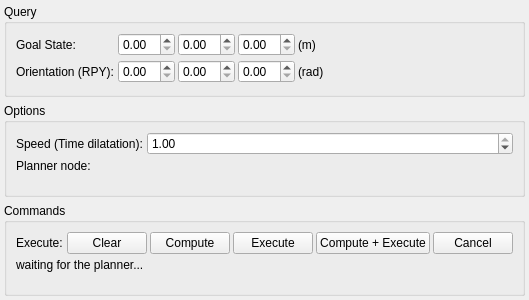
<?xml version="1.0" encoding="UTF-8"?>
<!--
  The Planning tab, against MoveIt's own Planning tab group for group:

    Commands            [&Plan] [&Execute] [Plan && Execute] [&Stop]   [OURS]
    Query               "Planning Group:" "Start State:" "Goal State:"  [OURS]
    Path Constraints    a constraint-profile combo                        [NO EQUIVALENT]
    Options             "Planning Time (s):" "Planning Attempts:"
                        "Velocity Scaling:" "Accel. Scaling:" + 6
                        checkboxes                                        [PARTLY OURS]

  The two deliberate deviations, both because curobo's server has no service
  for them:

  * "Path Constraints" is absent. Path constraints are a profile the planner
    interpolates a Cartesian path against; curobo's TrajectoryGoal has no such
    field, so a combo would select nothing.
  * "Options" keeps ONE of MoveIt's five numbers. Planning Time and Planning
    Attempts are search-budget knobs with no curobo equivalent on the classic
    path, and num_seeds / waypoint_tolerance are REJECTED by the server's
    _validate_planning_options, so exposing them would be a control that
    silently fails. Velocity and Acceleration scaling DO exist, and are the one
    row here ("Speed (Time dilatation)"). The rest of the Options group is
    checkboxes, which a single checkbox already stands in for elsewhere on this
    panel (the Context tab's collision-sphere toggle).

  The "Query" group holds the goal POSE rather than MoveIt's three state
  selectors, because MoveIt edits the goal pose on an interactive marker in the
  3D view, not inline: its "Goal State:" combo picks WHICH state, and the pose
  itself belongs to the MotionPlanningRequest dialog. curobo's panel has no
  marker, so the pose has to be typed here, and a QFormLayout row is the
  cheapest honest place for it. The row label is MoveIt's own "Goal State:".

  The bare triples follow MoveIt's Workspace group, which puts three
  unlabelled spinboxes under "Center (XYZ):" and three under "Size (XYZ):" —
  the components are named in the row label, not repeated per field.
-->
<ui version="4.0">
 <class>PlanningTabForm</class>
 <widget class="QWidget" name="PlanningTabForm">
  <property name="geometry">
   <rect>
    <x>0</x>
    <y>0</y>
    <width>461</width>
    <height>300</height>
   </rect>
  </property>
  <property name="windowTitle">
   <string>Planning</string>
  </property>
  <layout class="QVBoxLayout" name="verticalLayout">
   <property name="leftMargin">
    <number>4</number>
   </property>
   <property name="topMargin">
    <number>4</number>
   </property>
   <property name="rightMargin">
    <number>4</number>
   </property>
   <property name="bottomMargin">
    <number>4</number>
   </property>
   <property name="spacing">
    <number>6</number>
   </property>
   <item>
    <widget class="QGroupBox" name="queryGroupBox">
     <property name="title">
      <string>Query</string>
     </property>
     <layout class="QFormLayout" name="queryFormLayout">
      <property name="horizontalSpacing">
       <number>4</number>
      </property>
      <property name="verticalSpacing">
       <number>4</number>
      </property>
      <property name="fieldGrowthPolicy">
       <enum>QFormLayout::AllNonFixedFieldsGrow</enum>
      </property>
      <item row="0" column="0">
       <widget class="QLabel" name="labelGoalPosition">
        <property name="text">
         <string>Goal State:</string>
        </property>
       </widget>
      </item>
      <item row="0" column="1">
       <layout class="QHBoxLayout" name="goalPositionLayout">
        <property name="spacing">
         <number>3</number>
        </property>
        <item>
         <widget class="QDoubleSpinBox" name="spinBoxPosX">
          <property name="toolTip">
           <string>Goal position X, in the world frame of the planner node</string>
          </property>
         </widget>
        </item>
        <item>
         <widget class="QDoubleSpinBox" name="spinBoxPosY">
          <property name="toolTip">
           <string>Goal position Y, in the world frame of the planner node</string>
          </property>
         </widget>
        </item>
        <item>
         <widget class="QDoubleSpinBox" name="spinBoxPosZ">
          <property name="toolTip">
           <string>Goal position Z, in the world frame of the planner node</string>
          </property>
         </widget>
        </item>
        <item>
         <widget class="QLabel" name="labelGoalPositionUnits">
          <property name="text">
           <string>(m)</string>
          </property>
         </widget>
        </item>
        <item>
         <spacer name="goalPositionSpacer">
          <property name="orientation">
           <enum>Qt::Horizontal</enum>
          </property>
          <property name="sizeHint" stdset="0">
           <size>
            <width>40</width>
            <height>20</height>
           </size>
          </property>
         </spacer>
        </item>
       </layout>
      </item>
      <item row="1" column="0">
       <widget class="QLabel" name="labelGoalOrientation">
        <property name="text">
         <string>Orientation (RPY):</string>
        </property>
       </widget>
      </item>
      <item row="1" column="1">
       <layout class="QHBoxLayout" name="goalOrientationLayout">
        <property name="spacing">
         <number>3</number>
        </property>
        <item>
         <widget class="QDoubleSpinBox" name="spinBoxRoll">
          <property name="toolTip">
           <string>Goal orientation, roll about X, in radians</string>
          </property>
         </widget>
        </item>
        <item>
         <widget class="QDoubleSpinBox" name="spinBoxPitch">
          <property name="toolTip">
           <string>Goal orientation, pitch about Y, in radians</string>
          </property>
         </widget>
        </item>
        <item>
         <widget class="QDoubleSpinBox" name="spinBoxYaw">
          <property name="toolTip">
           <string>Goal orientation, yaw about Z, in radians</string>
          </property>
         </widget>
        </item>
        <item>
         <widget class="QLabel" name="labelGoalOrientationUnits">
          <property name="text">
           <string>(rad)</string>
          </property>
         </widget>
        </item>
        <item>
         <spacer name="goalOrientationSpacer">
          <property name="orientation">
           <enum>Qt::Horizontal</enum>
          </property>
          <property name="sizeHint" stdset="0">
           <size>
            <width>40</width>
            <height>20</height>
           </size>
          </property>
         </spacer>
        </item>
       </layout>
      </item>
     </layout>
    </widget>
   </item>
   <item>
    <widget class="QGroupBox" name="optionsGroupBox">
     <property name="title">
      <string>Options</string>
     </property>
     <layout class="QFormLayout" name="optionsFormLayout">
      <property name="horizontalSpacing">
       <number>4</number>
      </property>
      <property name="verticalSpacing">
       <number>4</number>
      </property>
      <property name="fieldGrowthPolicy">
       <enum>QFormLayout::AllNonFixedFieldsGrow</enum>
      </property>
      <item row="0" column="0">
       <widget class="QLabel" name="labelTimeDilation">
        <property name="text">
         <string>Speed (Time dilatation):</string>
        </property>
       </widget>
      </item>
      <item row="0" column="1">
       <widget class="QDoubleSpinBox" name="doubleSpinBoxTimeDilationFactor">
        <property name="decimals">
         <number>2</number>
        </property>
        <property name="minimum">
         <double>0.000000000000000</double>
        </property>
        <property name="maximum">
         <double>1.000000000000000</double>
        </property>
        <property name="singleStep">
         <double>0.100000000000000</double>
        </property>
        <property name="value">
         <double>1.000000000000000</double>
        </property>
        <property name="toolTip">
         <string>How much slower than real time the generated trajectory is played
at. 1.0 is real time; 0.5 is half speed. Sent as the strategy's
time_dilation_factor.</string>
        </property>
       </widget>
      </item>
      <item row="1" column="0">
       <widget class="QLabel" name="labelPlannerNode">
        <property name="text">
         <string>Planner node:</string>
        </property>
       </widget>
      </item>
      <item row="1" column="1">
       <widget class="QLabel" name="plannerNodeEcho">
        <property name="text">
         <string />
        </property>
       </widget>
      </item>
     </layout>
    </widget>
   </item>
   <item>
    <widget class="QGroupBox" name="commandsGroupBox">
     <property name="title">
      <string>Commands</string>
     </property>
     <layout class="QFormLayout" name="commandsFormLayout">
      <property name="horizontalSpacing">
       <number>4</number>
      </property>
      <property name="verticalSpacing">
       <number>4</number>
      </property>
      <property name="fieldGrowthPolicy">
       <enum>QFormLayout::AllNonFixedFieldsGrow</enum>
      </property>
      <item row="0" column="0">
       <widget class="QLabel" name="labelExecute">
        <property name="text">
         <string>Execute:</string>
        </property>
       </widget>
      </item>
      <item row="0" column="1">
       <layout class="QHBoxLayout" name="executeButtonLayout">
        <property name="spacing">
         <number>3</number>
        </property>
        <item>
         <widget class="QPushButton" name="clearGoal">
          <property name="text">
           <string>Clear</string>
          </property>
         </widget>
        </item>
        <item>
         <widget class="QPushButton" name="generateTrajectory">
          <property name="text">
           <string>Compute</string>
          </property>
         </widget>
        </item>
        <item>
         <widget class="QPushButton" name="sendTrajectory">
          <property name="text">
           <string>Execute</string>
          </property>
         </widget>
        </item>
        <item>
         <widget class="QPushButton" name="generateAndSend">
          <property name="text">
           <string>Compute + Execute</string>
          </property>
         </widget>
        </item>
        <item>
         <widget class="QPushButton" name="stopRobot">
          <property name="text">
           <string>Cancel</string>
          </property>
         </widget>
        </item>
       </layout>
      </item>
      <item row="1" column="0" colspan="2">
       <widget class="QLabel" name="statusLabel">
        <property name="text">
         <string>waiting for the planner...</string>
        </property>
        <property name="wordWrap">
         <bool>true</bool>
        </property>
        <property name="toolTip">
         <string>The full result of the last plan or execution. The same text is
set as the tooltip, because the line is elided when the dock is narrow and the
waypoint counts are worth reading in full.</string>
        </property>
       </widget>
      </item>
     </layout>
    </widget>
   </item>
  </layout>
 </widget>
 <resources/>
 <connections/>
</ui>
